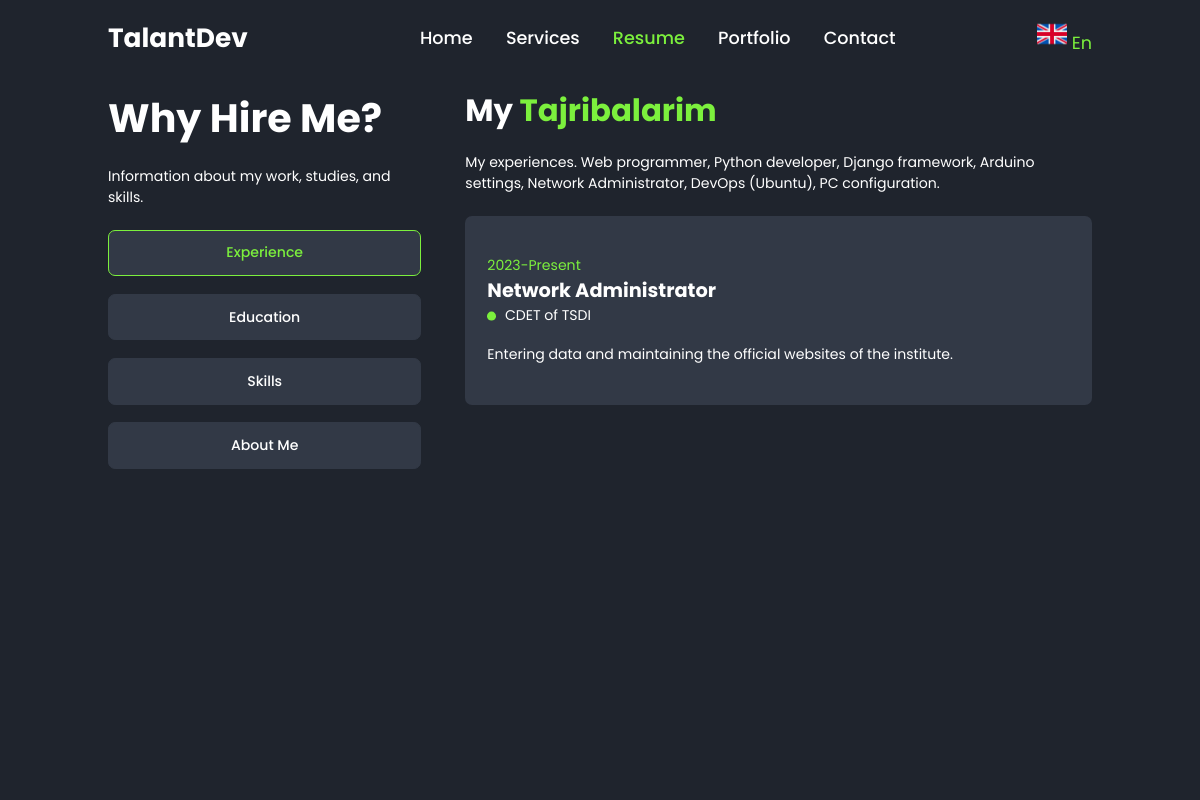
Before: /en/resume/ with the older database file.
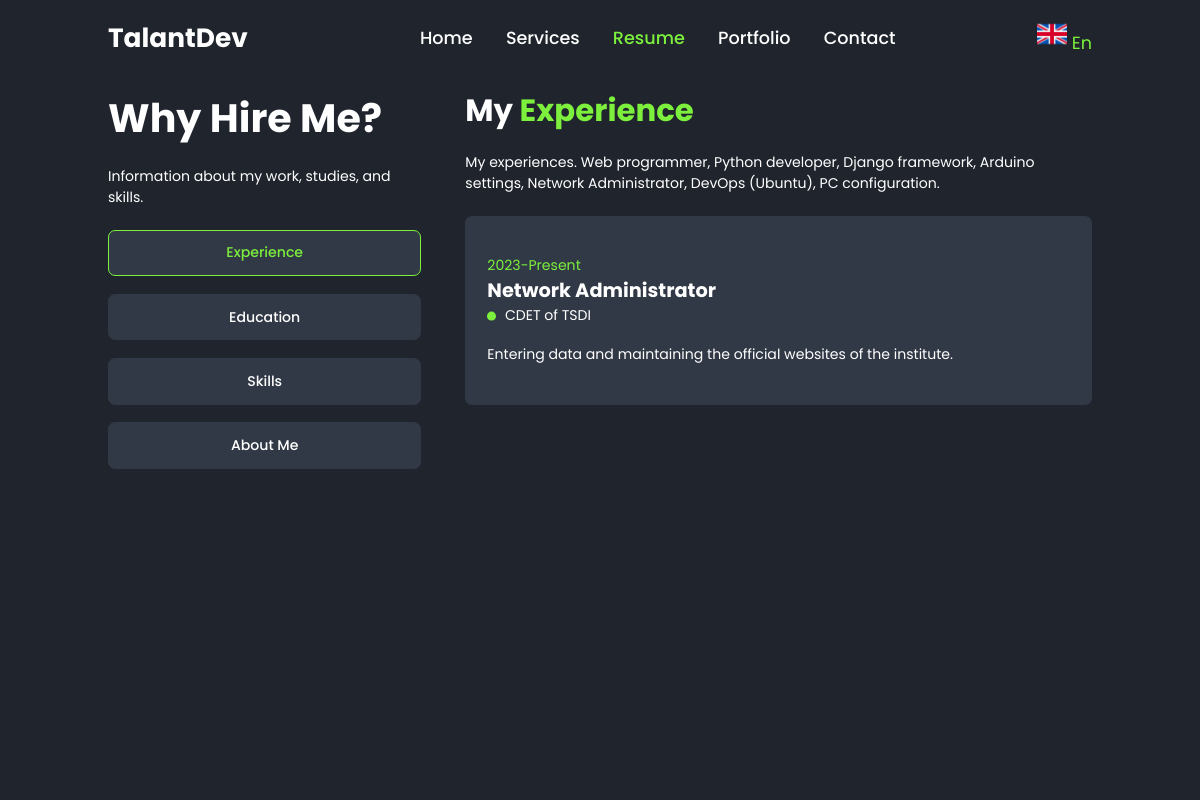
After: the same page with the newer database file.
### main/models.py (models this page shows, shortened)
class Page(models.Model):  # Page model for Resume Page Card, Skill and About Me section
    name = models.CharField(max_length=100, verbose_name="Name")  # Multilanguage
    content = models.TextField(verbose_name="Content")  # Multilanguage
    create_at = models.DateTimeField(auto_now_add=True)
    update_at = models.DateTimeField(auto_now=True)

### main/views.py (the view)
# urls.py: path('resume/', views.resume, name='resume'),
def resume(request):
    experience = Page.objects.first()
    education = Page.objects.all()[1]
    skill = Page.objects.all()[2]
    about_me = Page.objects.all()[3]
    experiences = Card.objects.filter(page=experience)
    educations = Card.objects.filter(page=education)
    skills = Skill.objects.filter(skill=skill)
    abouts_me = AboutMe.objects.all()
    language = get_languages()
    context = {
        'experience': experience,
        'education': education,
        'skill': skill,
        'about_me': about_me,
        'experiences': experiences,
        'educations': educations,
        'skills': skills,
        'abouts_me': abouts_me,
        'language': language,
    }
    return render(request, 'resume.html', context)

### main/function.py (called while the page is built)
def get_languages():
    return Language.objects.first()

### templates/resume.html (shortened to what this page needs)
<!doctype html>
{% load static %}
{% load i18n %}
<html lang="en">
<head>
    <link href='https://unpkg.com/boxicons@2.1.4/css/boxicons.min.css' rel='stylesheet'>
    <link rel="stylesheet" href="{% static 'style/style.css' %}">
</head>
<body>
<header class="active">
    <a href="{% url 'main:welcome' %}" class="logo">{% trans "TalantDev" %}</a>
    <nav>
        <a href="{% url 'main:welcome' %}">{% trans "Home" %}</a>
        <a href="{% url 'main:services' %}">{% trans "Services" %}</a>
        <a href="{% url 'main:resume' %}" class="active">{% trans "Resume" %}</a>
        <a href="{% url 'main:portfolio' %}">{% trans "Portfolio" %}</a>
        <a href="{% url 'main:contact' %}">{% trans "Contact" %}</a>
    </nav>
    <div class="dropdowns">
        <span id="lang">
            <img src="{{ language.base_img.url }}" alt="" width="30">
            {{ language.base }}
        </span>
    </div>
</header>
<div class="bars-box active">
    <div class="bar" style="--i:6;"></div>
    <div class="bar" style="--i:1;"></div>
</div>
<section class="resume active">
    <div class="resume-container">
        <div class="resume-box">
            <h2>
                {% trans 'Why Hire Me?' %}
            </h2>
            <p class="desc">
                {% trans "Information about my work, studies, and skills." %}
            </p>
            <button class="resume-btn active">
                {% trans "Experience" %}
            </button>
            <button class="resume-btn">
                {% trans "Education" %}
            </button>
            <button class="resume-btn">
                {% trans "Skills" %}
            </button>
            <button class="resume-btn">
                {% trans "About Me" %}
            </button>
        </div>
        <div class="resume-box">
            <div class="resume-detail experience active">
                <h2 class="heading">
                    {% trans "My" %}
                    <span>
                        {{ experience.name }}
                    </span>
                </h2>
                <p class="desc">
                    {{ experience.content }}
                </p>
                <div class="resume-list">
                    {% for experien in experiences %}
                        <div class="resume-item">
                            <p class="year">
                                {{ experien.date_time }}
                            </p>
                            <h3>
                                {{ experien.direction }}
                            </h3>
                            <p class="company">
                                {{ experien.company }}
                            </p>
                            <p>
                                {{ experien.content }}
                            </p>
                        </div>
                    {% endfor %}
                </div>
            </div>
        </div>
    </div>
</section>
</body>
</html>

Changed rows visible on the page:
changed Page: name "Tajribalarim" → "Experience"
